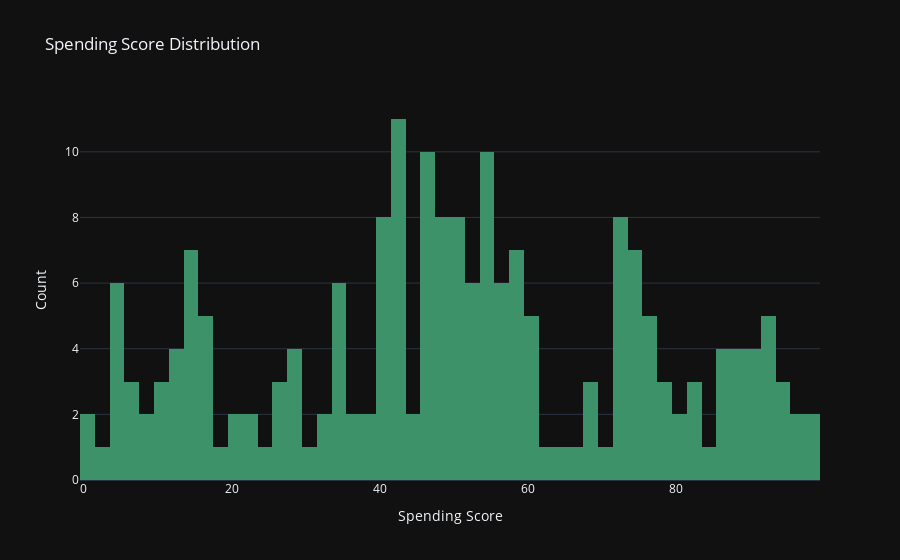

Notebook code for this chart:
### Code cell
# Create a histogram for each column
fig = go.Figure()
fig.add_trace(go.Histogram(x=dataset['Spending Score (1-100)'], marker=dict(color='#3E926A'), nbinsx=50))
fig.update_layout(title='Spending Score Distribution', xaxis_title='Spending Score', yaxis_title='Count', template='plotly_dark')

# Show the plots
fig.show()

### Figure 1 — Plotly figure (JSON) as saved in the notebook; plotly's stock layout.template omitted (floating-point values rounded to 4 significant figures; data arrays with more than 128 entries replaced by an {"elided": "..."} marker saying what was removed)
{"data": [{"marker": {"color": "#3E926A"}, "nbinsx": 50, "type": "histogram", "x": {"elided": "200 int values"}}], "layout": {"title": {"text": "Spending Score Distribution"}, "xaxis": {"title": {"text": "Spending Score"}}, "yaxis": {"title": {"text": "Count"}}}}
